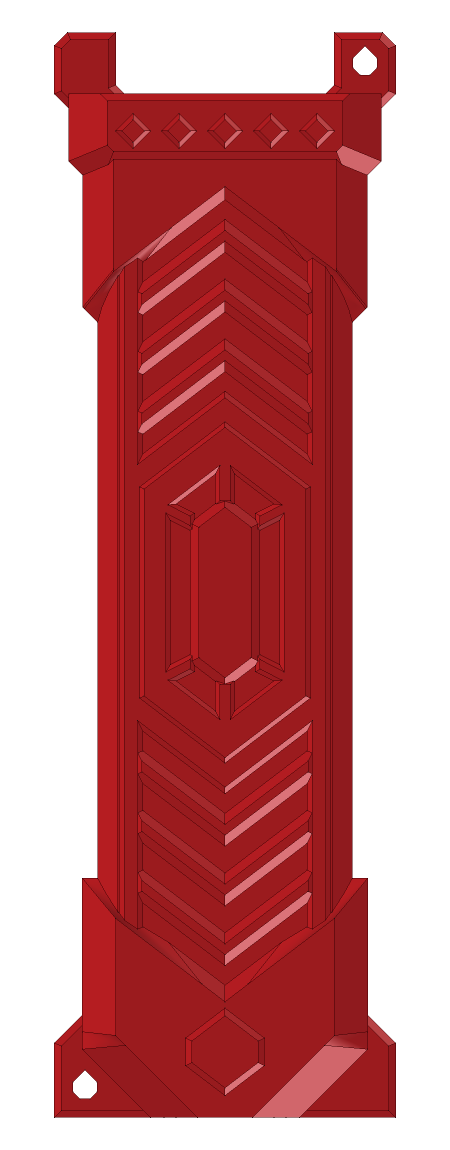
#> input picture models/drzak-noze-na-stenu/revize-05-zdobene-pouzdro/nahled-cad-celo.png, 900 x 2300 px (shown at 1/2 size)
$ python sestavit-nahled.py
#> lines starting #> are read from the running program, lines starting #| are printed output that depends on the picture
#!/usr/bin/env python3
"""Compose labelled overviews from the real CAD renders and compare the front render with the STL.
Does not generate or alter CAD geometry. Writes prehled-navrhu.png and kontrola-nahledu.json only.
"""
from pathlib import Path
import hashlib
import json
import struct

from PIL import Image, ImageChops, ImageDraw, ImageFont

ROOT = Path(__file__).resolve().parent
FONT = '/usr/share/fonts/truetype/dejavu/DejaVuSans.ttf'
BOLD = '/usr/share/fonts/truetype/dejavu/DejaVuSans-Bold.ttf'
BG, INK, MUTED = '#f4f1ec', '#3a1014', '#6b5f5c'


def text(d, p, s, size=28, bold=False, color=INK):
    d.text(p, s, font=ImageFont.truetype(BOLD if bold else FONT, size), fill=color)


def fit(path, box):
    """Trim the white or wall margin of a render and scale it into box without distortion."""
#> called with box = (596, 1266)
    img = Image.open(path).convert('RGB')
#> img is the input picture: PIL image 900x2300 RGB; mean R, G, B 199.9, 129.5, 131.4
    corner = Image.new('RGB', img.size, img.getpixel((2, 2)))
#> corner: PIL image 900x2300 RGB; every value is 255
    bbox = ImageChops.difference(img, corner).point(lambda v: 255 if v > 12 else 0).getbbox()
#> bbox = (108, 64, 792, 2236)
    img = img.crop(bbox)
#> img: PIL image 684x2172 RGB
    scale = min(box[0] / img.width, box[1] / img.height)
#> scale = 0.583
    return img.resize((round(img.width * scale), round(img.height * scale)), Image.LANCZOS)


def paste(canvas, path, x, y, w, h, fill='#ffffff'):
    d = ImageDraw.Draw(canvas)
    d.rectangle((x, y, x + w, y + h), fill=fill)
    img = fit(ROOT / path, (w - 24, h - 24))
    canvas.paste(img, (x + (w - img.width) // 2, y + (h - img.height) // 2))


W, H = 2200, 2020
im = Image.new('RGB', (W, H), BG)
d = ImageDraw.Draw(im)
text(d, (70, 40), 'ZDOBENÉ POUZDRO NA NŮŽ', 56, True)
text(d, (73, 116), 'Revize 05 · jeden díl · na stěnu · nůž se zasouvá shora · skutečná CAD geometrie, žádná textura', 28, color=MUTED)
TOP = 180
PANEL_H = 1290
paste(im, 'nahled-cad-celo.png', 70, TOP, 620, PANEL_H)
paste(im, 'nahled-cad-iso.png', 710, TOP, 760, PANEL_H, Image.open(ROOT / 'nahled-cad-iso.png').convert('RGB').getpixel((2, 2)))
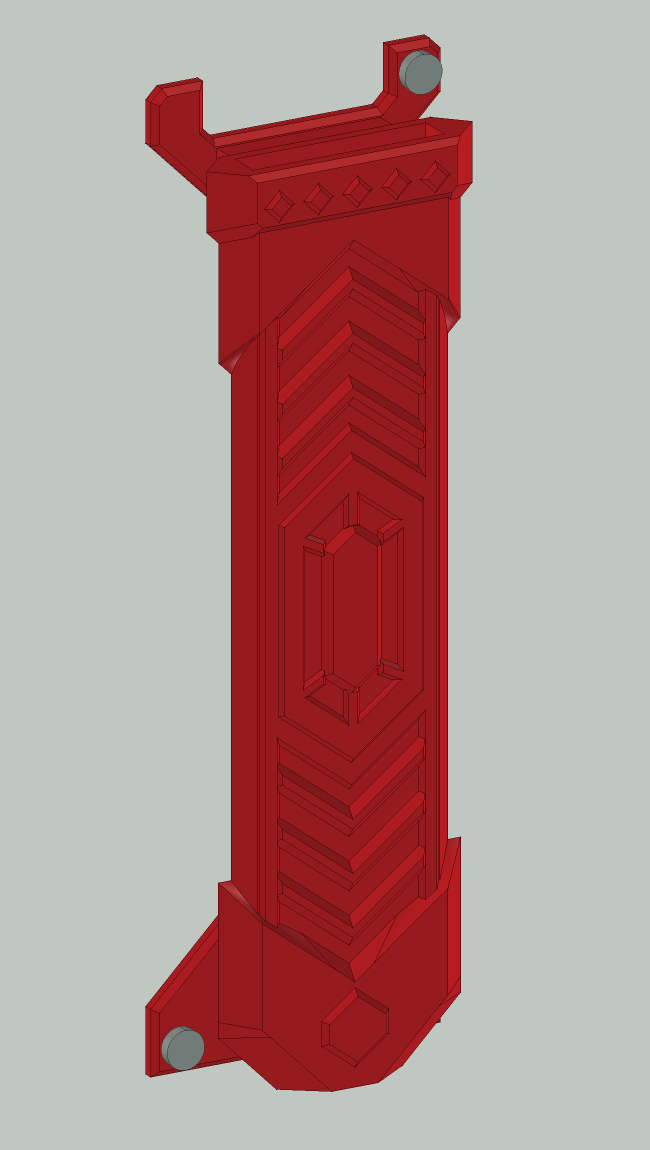
#> input picture models/drzak-noze-na-stenu/revize-05-zdobene-pouzdro/nahled-cad-iso.png, 1300 x 2300 px (shown at 1/2 size)
#> call 2 of fit, with box = (736, 1266)
#> in fit, img is the input picture: PIL image 1300x2300 RGB; mean R, G, B 177.9, 143.8, 140.9
#> in fit (call 2), `corner = Image.new('RGB', img.size, img.getpixel((2, 2)))`:
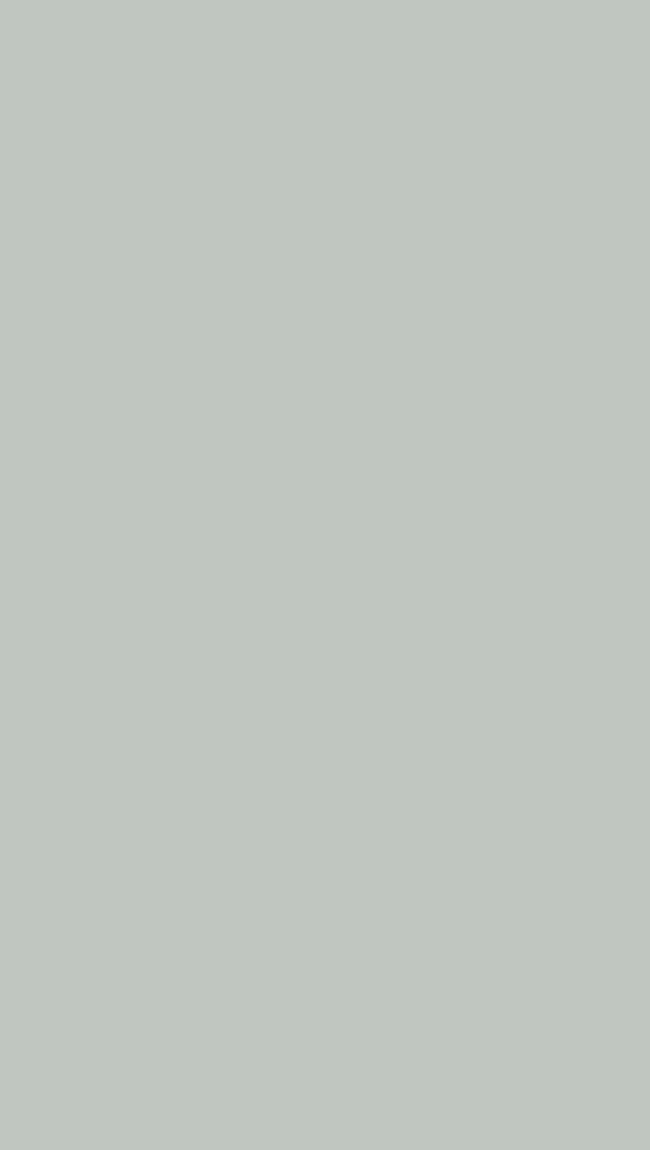
#> corner: PIL image 1300x2300 RGB (shown at 1/2 size); mean R, G, B 192, 198, 192
#> in fit (call 2), `bbox = ImageChops.difference(img, corner).point(lambda v: 255 if v > 1..`: bbox = (290, 68, 945, 2184)
paste(im, 'nahled-cad-rez.png', 1490, TOP, 640, PANEL_H)
#> call 3 of fit, with box = (616, 1266)
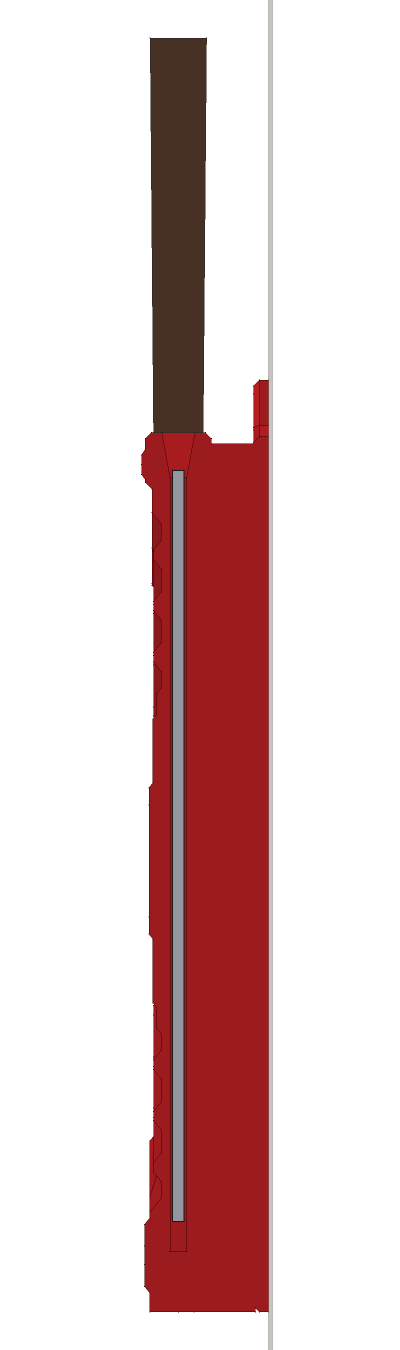
#> input picture models/drzak-noze-na-stenu/revize-05-zdobene-pouzdro/nahled-cad-rez.png, 800 x 2700 px (shown at 1/2 size)
#> in fit, img is the input picture: PIL image 800x2700 RGB; mean R, G, B 226.9, 204, 204
#> in fit (call 3), `corner = Image.new('RGB', img.size, img.getpixel((2, 2)))`: corner: PIL image 800x2700 RGB; every value is 255
#> in fit (call 3), `bbox = ImageChops.difference(img, corner).point(lambda v: 255 if v > 1..`: bbox = (282, 0, 545, 2700)
#> in fit (call 3), `return img.resize((round(img.width * scale), round(img.height * scale)..`:
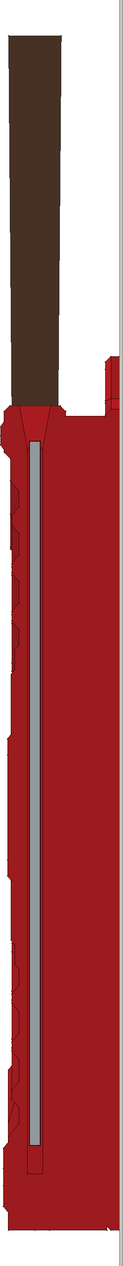
#> returned value: PIL image 123x1266 RGB; mean R, G, B 169.6, 99.7, 99.9
y = TOP + PANEL_H + 12
text(d, (70, y), 'Čelo', 26, True)
text(d, (710, y), 'Šikmý pohled', 26, True)
text(d, (920, y + 2), 'stěna a hlavy vrutů jsou ilustrace', 23, color=MUTED)
text(d, (1490, y), 'Řez X = 0 s referenčním nožem a stěnou', 26, True)
y += 56
paste(im, 'nahled-cad-usti.png', 70, y, 820, 400)
#> call 4 of fit, with box = (796, 376)
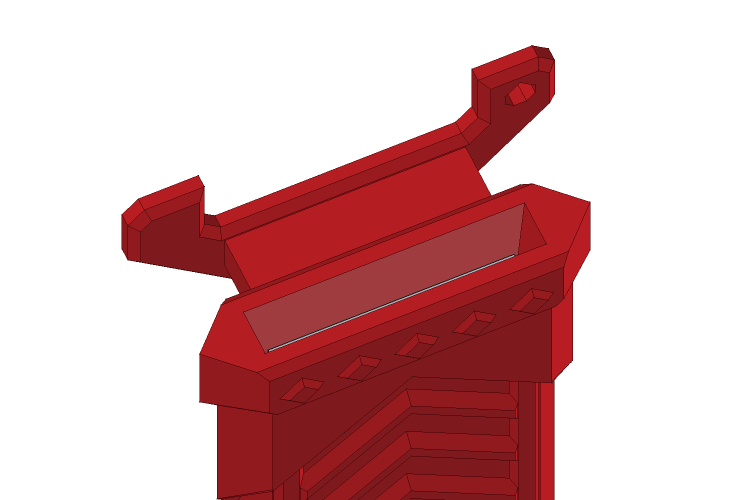
#> input picture models/drzak-noze-na-stenu/revize-05-zdobene-pouzdro/nahled-cad-usti.png, 1500 x 1000 px (shown at 1/2 size)
#> in fit, img is the input picture: PIL image 1500x1000 RGB; mean R, G, B 217.9, 176.6, 177.8
#> in fit (call 4), `corner = Image.new('RGB', img.size, img.getpixel((2, 2)))`: corner: PIL image 1500x1000 RGB; every value is 255
#> in fit (call 4), `bbox = ImageChops.difference(img, corner).point(lambda v: 255 if v > 1..`: bbox = (243, 90, 1181, 1000)
#> in fit (call 4), `img = img.crop(bbox)`:
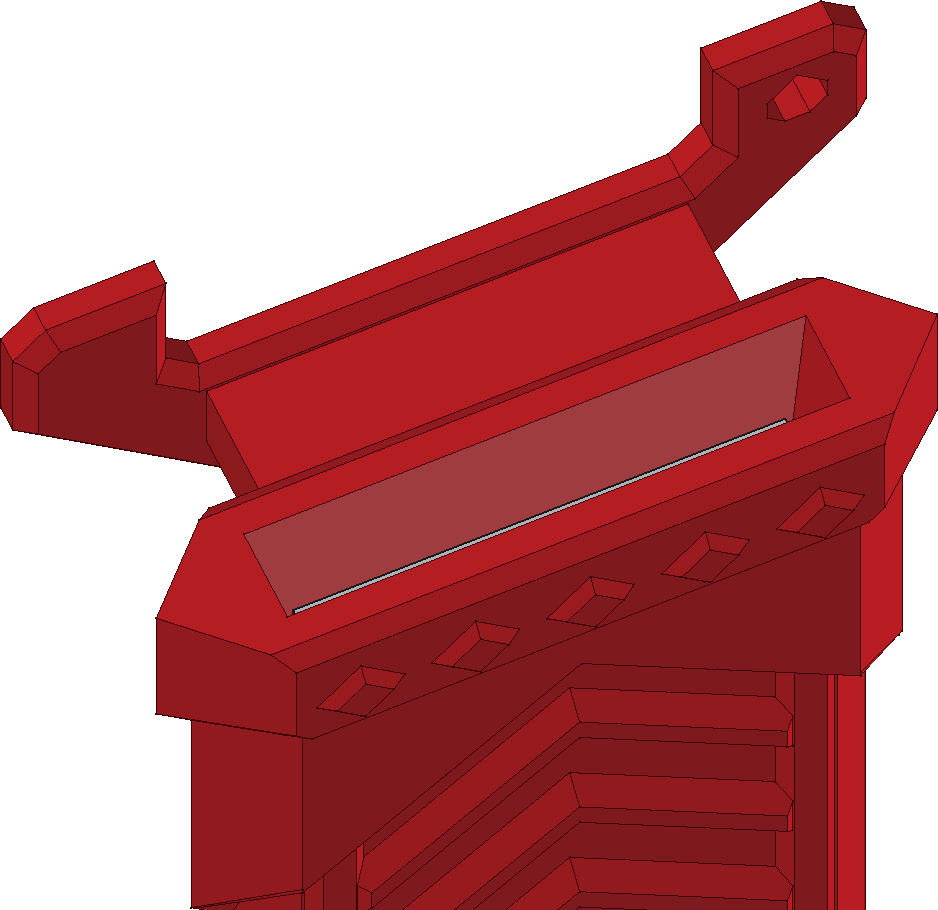
#> img: PIL image 938x910 RGB; mean R, G, B 189.8, 117.2, 119.4
facts = [
    ('Čepel (zadání)', '200 × 45 × 3 mm'),
    ('Dutina (návrh)', '218 × 47 × 4,4 mm = 200 + krček 10 + rezerva 8'),
    ('Čepel od stěny', '24 mm, za rukojetí 25 mm zbývá 11,5 mm'),
    ('Celý díl', '78 × 33,8 × 248 mm'),
    ('Dva vruty', 'Ø5,5 mm, vpravo nahoře a vlevo dole, skutečné vruty neznámé'),
    ('Tisk', 'svisle ústím nahoru, bez podpor, 1 kus'),
]
ty = y + 6
for label, value in facts:
    text(d, (920, ty), label, 25, True)
    text(d, (1290, ty), value, 25)
    ty += 56
#> after the loop, ty = 1880
text(d, (920, ty + 6), 'Tvar nože v řezu je ilustrace. Fit a tisk nejsou fyzicky ověřené.', 24, color=MUTED)
im.save(ROOT / 'prehled-navrhu.png')
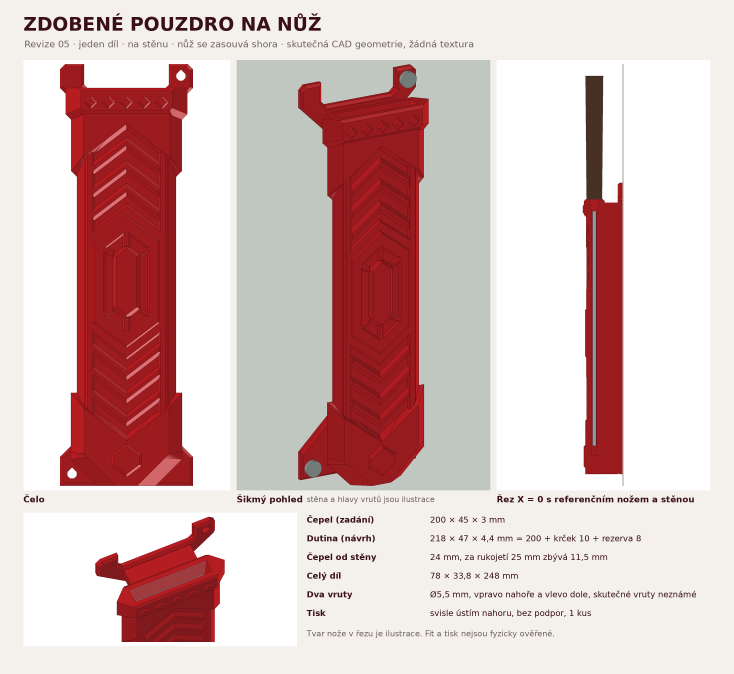
#> saved as prehled-navrhu.png: PIL image 2200x2020 RGB (shown at 1/3 size); mean R, G, B 217.8, 192.1, 190.3

# ---------- Front render against the STL: same silhouette, red material ----------
#> (the run stopped early here; a loop or call above may not have finished)
